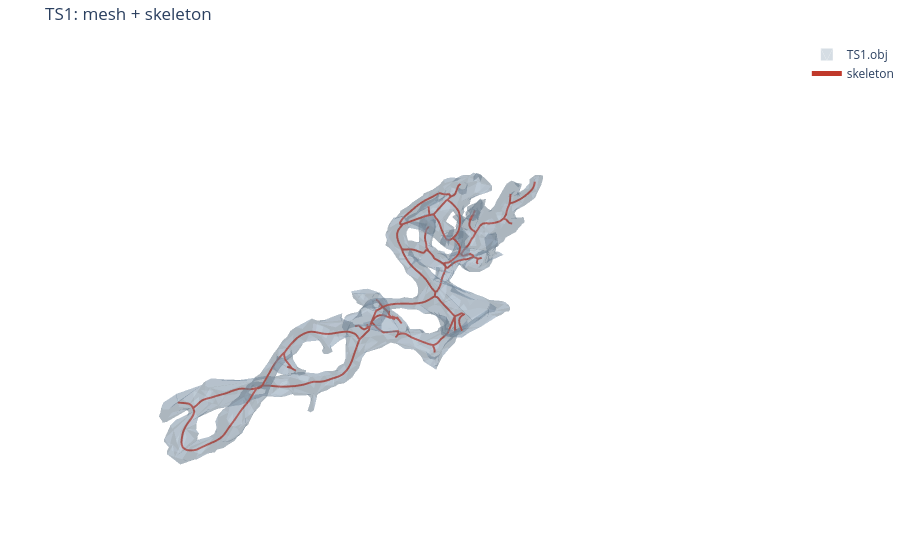
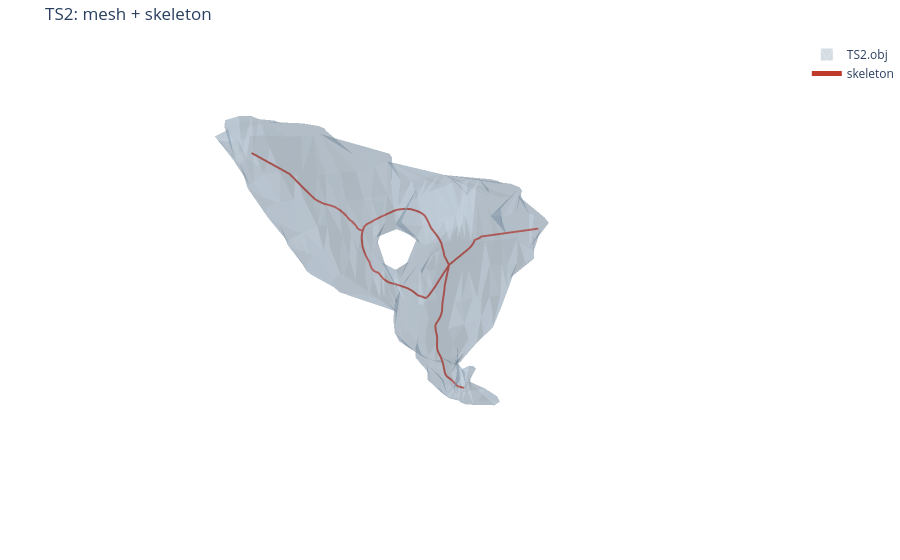
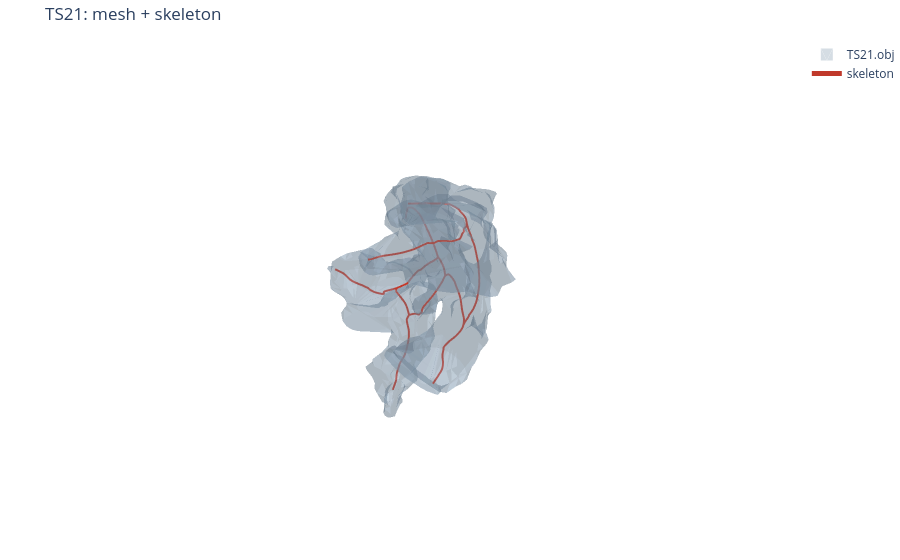
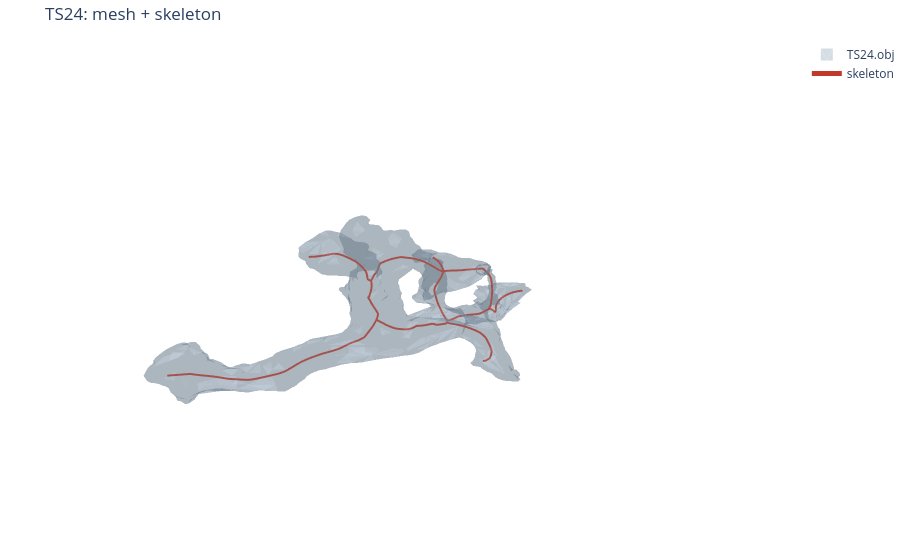

Notebook code for these charts, in order:
### Code cell
for mesh_path, polylines_path in pairs:
    fig = figure_mesh_and_skeleton(mesh_path, polylines_path)
    fig.show()
